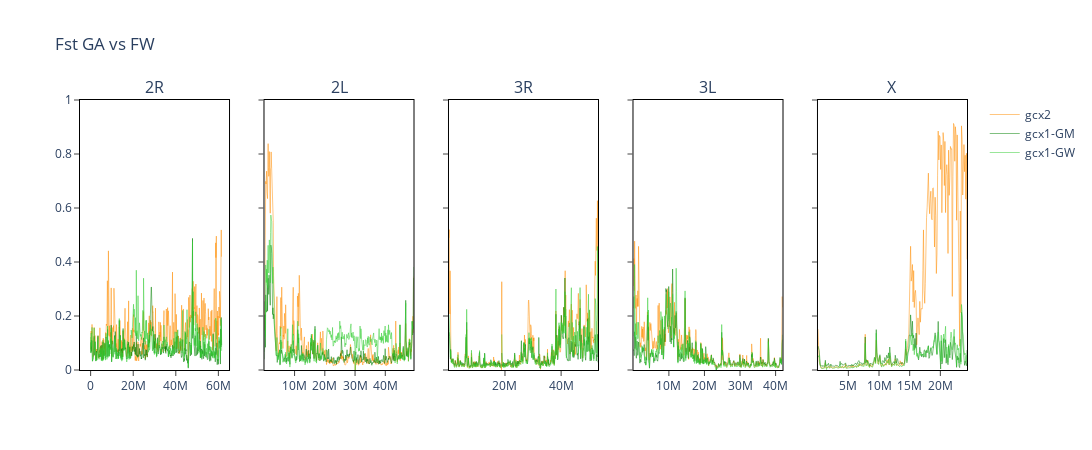

The notebook cell this image was saved under:
### Code cell
from plotly.subplots import make_subplots
import plotly.graph_objects as go

fig = make_subplots(rows=1, cols=5, subplot_titles=("2R", "2L", "3R", "3L", "X"), shared_yaxes=True, shared_xaxes=False)

fig.add_trace(
    go.Scatter(x=a[1], y=a[0], name="gcx2",
                    line_shape='linear', line_color="darkorange", line_width=0.5, showlegend=True),
    row=1, col=1
)

fig.add_trace(go.Scatter(x=b[1], y=b[0], name="gcx2",
                    line_shape='linear', line_color="darkorange", line_width=0.5, showlegend=False),
    row=1, col=2
)
fig.add_trace(go.Scatter(x=c[1], y=c[0], name="gcx2",
                    line_shape='linear', line_color="darkorange", line_width=0.5, showlegend=False),
    row=1, col=3
)
fig.add_trace(go.Scatter(x=d[1], y=d[0], name="gcx2",
                    line_shape='linear', line_color="darkorange", line_width=0.5, showlegend=False),
    row=1, col=4
)
fig.add_trace(go.Scatter(x=e[1], y=e[0], name="gcx2",
                    line_shape='linear', line_color="darkorange", line_width=0.5, showlegend=False),
    row=1, col=5
)

fig.add_trace(
    go.Scatter(x=f[1], y=f[0], name="gcx1-GM",
                    line_shape='linear', line_color="green", line_width=0.5, showlegend=True),
    row=1, col=1
)

fig.add_trace(go.Scatter(x=g[1], y=g[0], name="gcx1-GM",
                    line_shape='linear', line_color="green", line_width=0.5, showlegend=False),
    row=1, col=2
)
fig.add_trace(go.Scatter(x=h[1], y=h[0], name="gcx1-GM",
                    line_shape='linear', line_color="green", line_width=0.5, showlegend=False),
    row=1, col=3
)
fig.add_trace(go.Scatter(x=i[1], y=i[0], name="gcx1-GM",
                    line_shape='linear', line_color="green", line_width=0.5, showlegend=False),
    row=1, col=4
)
fig.add_trace(go.Scatter(x=l[1], y=l[0], name="gcx1-GM",
                    line_shape='linear', line_color="green", line_width=0.5, showlegend=False),
    row=1, col=5
)

fig.add_trace(
    go.Scatter(x=m[1], y=m[0], name="gcx1-GW",
                    line_shape='linear', line_color="limegreen", line_width=0.5, showlegend=True),
    row=1, col=1
)

fig.add_trace(go.Scatter(x=n[1], y=n[0], name="gcx1-GW",
                    line_shape='linear', line_color="limegreen", line_width=0.5, showlegend=False),
    row=1, col=2
)
fig.add_trace(go.Scatter(x=o[1], y=o[0], name="gcx1-GW",
                    line_shape='linear', line_color="limegreen", line_width=0.5, showlegend=False),
    row=1, col=3
)
fig.add_trace(go.Scatter(x=p[1], y=p[0], name="gcx1-GW",
                    line_shape='linear', line_color="limegreen", line_width=0.5, showlegend=False),
    row=1, col=4
)
fig.add_trace(go.Scatter(x=q[1], y=q[0], name="gcx1-GW",
                    line_shape='linear', line_color="limegreen", line_width=0.5, showlegend=False),
    row=1, col=5
)
fig.update_layout(height=450, width=1200, title_text="Fst GA vs FW", yaxis_range=[0, 1], showlegend=True, xaxis_range=[-0.5e7, 6.5e7])

fig.update_layout(plot_bgcolor = "white")
fig.update_xaxes(showline=True, linewidth=1, linecolor='black', mirror=True)
fig.update_yaxes(showline=True, linewidth=1, linecolor='black', mirror=True)
fig.update_xaxes(mirror=True, ticks='outside', showline=True)
fig.update_yaxes(mirror=True, ticks='outside', showline=True)
fig.show()

### Figure 1 — Plotly figure (JSON) as saved in the notebook; plotly's stock layout.template omitted (floating-point values rounded to 4 significant figures; data arrays with more than 128 entries replaced by an {"elided": "..."} marker saying what was removed)
{"data": [{"line": {"color": "darkorange", "shape": "linear", "width": 0.5}, "name": "gcx2", "showlegend": true, "type": "scatter", "x": {"elided": "616 float values"}, "xaxis": "x", "y": {"elided": "616 float values"}, "yaxis": "y"}, {"line": {"color": "darkorange", "shape": "linear", "width": 0.5}, "name": "gcx2", "showlegend": false, "type": "scatter", "x": {"elided": "494 float values"}, "xaxis": "x2", "y": {"elided": "494 float values"}, "yaxis": "y2"}, {"line": {"color": "darkorange", "shape": "linear", "width": 0.5}, "name": "gcx2", "showlegend": false, "type": "scatter", "x": {"elided": "532 float values"}, "xaxis": "x3", "y": {"elided": "532 float values"}, "yaxis": "y3"}, {"line": {"color": "darkorange", "shape": "linear", "width": 0.5}, "name": "gcx2", "showlegend": false, "type": "scatter", "x": {"elided": "420 float values"}, "xaxis": "x4", "y": {"elided": "420 float values"}, "yaxis": "y4"}, {"line": {"color": "darkorange", "shape": "linear", "width": 0.5}, "name": "gcx2", "showlegend": false, "type": "scatter", "x": {"elided": "244 float values"}, "xaxis": "x5", "y": {"elided": "244 float values"}, "yaxis": "y5"}, {"line": {"color": "green", "shape": "linear", "width": 0.5}, "name": "gcx1-GM", "showlegend": true, "type": "scatter", "x": {"elided": "616 float values"}, "xaxis": "x", "y": {"elided": "616 float values"}, "yaxis": "y"}, {"line": {"color": "green", "shape": "linear", "width": 0.5}, "name": "gcx1-GM", "showlegend": false, "type": "scatter", "x": {"elided": "494 float values"}, "xaxis": "x2", "y": {"elided": "494 float values"}, "yaxis": "y2"}, {"line": {"color": "green", "shape": "linear", "width": 0.5}, "name": "gcx1-GM", "showlegend": false, "type": "scatter", "x": {"elided": "532 float values"}, "xaxis": "x3", "y": {"elided": "532 float values"}, "yaxis": "y3"}, {"line": {"color": "green", "shape": "linear", "width": 0.5}, "name": "gcx1-GM", "showlegend": false, "type": "scatter", "x": {"elided": "420 float values"}, "xaxis": "x4", "y": {"elided": "420 float values"}, "yaxis": "y4"}, {"line": {"color": "green", "shape": "linear", "width": 0.5}, "name": "gcx1-GM", "showlegend": false, "type": "scatter", "x": {"elided": "244 float values"}, "xaxis": "x5", "y": {"elided": "244 float values"}, "yaxis": "y5"}, {"line": {"color": "limegreen", "shape": "linear", "width": 0.5}, "name": "gcx1-GW", "showlegend": true, "type": "scatter", "x": {"elided": "616 float values"}, "xaxis": "x", "y": {"elided": "616 float values"}, "yaxis": "y"}, {"line": {"color": "limegreen", "shape": "linear", "width": 0.5}, "name": "gcx1-GW", "showlegend": false, "type": "scatter", "x": {"elided": "494 float values"}, "xaxis": "x2", "y": {"elided": "494 float values"}, "yaxis": "y2"}, {"line": {"color": "limegreen", "shape": "linear", "width": 0.5}, "name": "gcx1-GW", "showlegend": false, "type": "scatter", "x": {"elided": "532 float values"}, "xaxis": "x3", "y": {"elided": "532 float values"}, "yaxis": "y3"}, {"line": {"color": "limegreen", "shape": "linear", "width": 0.5}, "name": "gcx1-GW", "showlegend": false, "type": "scatter", "x": {"elided": "420 float values"}, "xaxis": "x4", "y": {"elided": "420 float values"}, "yaxis": "y4"}, {"line": {"color": "limegreen", "shape": "linear", "width": 0.5}, "name": "gcx1-GW", "showlegend": false, "type": "scatter", "x": {"elided": "244 float values"}, "xaxis": "x5", "y": {"elided": "244 float values"}, "yaxis": "y5"}], "layout": {"annotations": [{"font": {"size": 16}, "showarrow": false, "text": "2R", "x": 0.084, "xanchor": "center", "xref": "paper", "y": 1, "yanchor": "bottom", "yref": "paper"}, {"font": {"size": 16}, "showarrow": false, "text": "2L", "x": 0.292, "xanchor": "center", "xref": "paper", "y": 1, "yanchor": "bottom", "yref": "paper"}, {"font": {"size": 16}, "showarrow": false, "text": "3R", "x": 0.5, "xanchor": "center", "xref": "paper", "y": 1, "yanchor": "bottom", "yref": "paper"}, {"font": {"size": 16}, "showarrow": false, "text": "3L", "x": 0.708, "xanchor": "center", "xref": "paper", "y": 1, "yanchor": "bottom", "yref": "paper"}, {"font": {"size": 16}, "showarrow": false, "text": "X", "x": 0.916, "xanchor": "center", "xref": "paper", "y": 1, "yanchor": "bottom", "yref": "paper"}], "height": 450, "plot_bgcolor": "white", "showlegend": true, "title": {"text": "Fst GA vs FW"}, "width": 1200, "xaxis": {"anchor": "y", "domain": [0, 0.168], "linecolor": "black", "linewidth": 1, "mirror": true, "range": [-5000000, 65000000], "showline": true, "ticks": "outside", "type": "linear"}, "xaxis2": {"anchor": "y2", "autorange": true, "domain": [0.208, 0.376], "linecolor": "black", "linewidth": 1, "mirror": true, "range": [52390.0, 49330000.0], "showline": true, "ticks": "outside", "type": "linear"}, "xaxis3": {"anchor": "y3", "autorange": true, "domain": [0.416, 0.584], "linecolor": "black", "linewidth": 1, "mirror": true, "range": [50240.0, 53150000.0], "showline": true, "ticks": "outside", "type": "linear"}, "xaxis4": {"anchor": "y4", "autorange": true, "domain": [0.624, 0.792], "linecolor": "black", "linewidth": 1, "mirror": true, "range": [50570.0, 41941571], "showline": true, "ticks": "outside", "type": "linear"}, "xaxis5": {"anchor": "y5", "autorange": true, "domain": [0.832, 1], "linecolor": "black", "linewidth": 1, "mirror": true, "range": [50230.0, 24350000.0], "showline": true, "ticks": "outside", "type": "linear"}, "yaxis": {"anchor": "x", "domain": [0, 1], "linecolor": "black", "linewidth": 1, "mirror": true, "range": [0, 1], "showline": true, "ticks": "outside", "type": "linear"}, "yaxis2": {"anchor": "x2", "domain": [0, 1], "linecolor": "black", "linewidth": 1, "matches": "y", "mirror": true, "showline": true, "showticklabels": false, "ticks": "outside", "type": "linear"}, "yaxis3": {"anchor": "x3", "domain": [0, 1], "linecolor": "black", "linewidth": 1, "matches": "y", "mirror": true, "showline": true, "showticklabels": false, "ticks": "outside", "type": "linear"}, "yaxis4": {"anchor": "x4", "domain": [0, 1], "linecolor": "black", "linewidth": 1, "matches": "y", "mirror": true, "showline": true, "showticklabels": false, "ticks": "outside", "type": "linear"}, "yaxis5": {"anchor": "x5", "domain": [0, 1], "linecolor": "black", "linewidth": 1, "matches": "y", "mirror": true, "showline": true, "showticklabels": false, "ticks": "outside", "type": "linear"}}}
